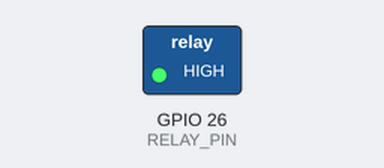
Recording of a sketch running on a simulated ESP32. On the bench: switched loads named in the sketch (green lamp = pin HIGH).

Above: at 1.5 s.
At 5.5 s:
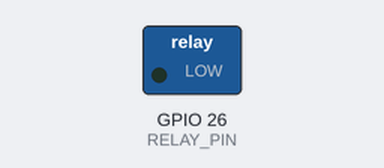
Timing chart, 0 to 10.4 s (numbered marks = the images above):
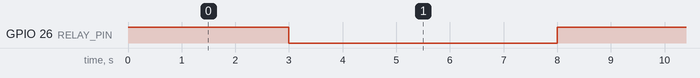

Measured:
- by itself, GPIO 26 (RELAY_PIN): alternates HIGH for 3.0 s and LOW for 5.0 s

The sketch:

relay.ino
```cpp
#define RELAY_PIN 26 // ESP32 pin GPIO16 connected to the IN pin of relay

// the setup function runs once when you press reset or power the board
void setup()
{
    // initialize digital pin as an output.
    pinMode(RELAY_PIN, OUTPUT);
}

// the loop function runs over and over again forever
void loop()
{
    digitalWrite(RELAY_PIN, HIGH);
    delay(3000);
    digitalWrite(RELAY_PIN, LOW);
    delay(5000);
}
```
